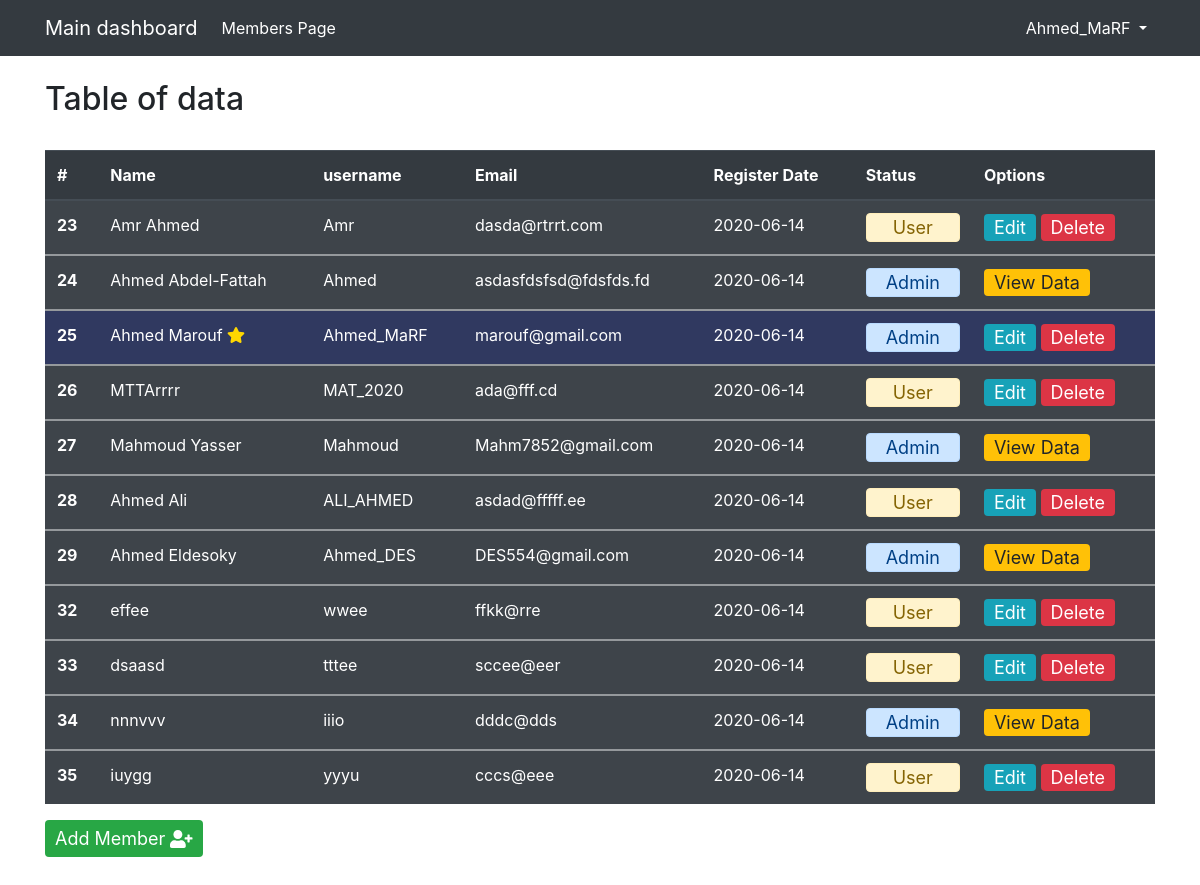
Page /members.php (signed in) on the committed database.
### tables this page shows
CREATE TABLE `hosters` (
  `ID` int(11) NOT NULL,
  `name` varchar(255) NOT NULL,
  `username` varchar(255) NOT NULL,
  `password` varchar(255) NOT NULL,
  `email` varchar(255) NOT NULL,
  `phone` int(11) NOT NULL,
  `date` date NOT NULL,
  `trust_status` tinyint(2) NOT NULL
);

### members.php (the view, shortened to what this page needs)
<?php
    if(isset($_SESSION['username'])) {
        include "init.php";
        if(!isset($_GET['do'])) {
            $do = "Manage";
        } else {
            $do = $_GET['do'];
        }
        echo "<div class='container'>";
        if($do == "Manage") {
            $stmt = $con->prepare("SELECT * FROM hosters");
            $stmt->execute();
            $rows = $stmt->fetchAll();
            echo "<br><h2>Table of data</h2><br>";
            echo "<div class='total_table'>";
            echo "<table class='table table-striped table-dark'>";
                echo "<thead>";
                    echo "<tr>";
                        echo "<th scope='col'>#</th>";
                        echo "<th scope='col'>Name</th>";
                        echo "<th scope='col'>username</th>";
                        echo "<th scope='col'>Email</th>";
                        echo "<th scope='col'>Register Date</th>";
                        echo "<th scope='col'>Status</th>";
                        echo "<th scope='col'>Options</th>";
                    echo "</tr>";
                echo "</thead>";
            foreach($rows as $row) {
                echo "<tbody>";
                    if ($_SESSION['ID'] == $row['ID']) {
                        echo "<tr style='background:#303960;'>";
                    } else {
                        echo "<tr>";
                    }
                        echo "<th scope='row'>" . $row['ID'] . "</th>";
                        if ($_SESSION['ID'] == $row['ID']) {
                            echo "<td>" . $row['name'] . " <i class='fas fa-star'></i></td>";
                        } else {
                            echo "<td>" . $row['name'] . "</td>";
                        }
                        echo "<td>" . $row['username'] . "</td>";
                        echo "<td>" . $row['email'] . "</td>";
                        echo "<td>" . $row['date'] . "</td>";
                        echo "<td>";
                            if($row['trust_status'] == 1) {
                                echo "<p class='status_para alert alert-primary'>Admin</p>";
                            } else {
                                echo "<p class='status_para alert alert-warning'>User</p>";
                            }
                        echo "</td>";
                        if(($_SESSION['username'] == $row['username']) || ($row['trust_status'] == 2)){
                            echo "<td>
                            <a href='?do=Edit&ID=" . $row['ID']  . "'> <button style='border:none; padding: 0 10px; font-size:18px;' class='btn btn-info'>Edit</button></a>
                            <a href='?do=Delete&ID=" . $row['ID']  . "'><button style='border:none; padding: 0 10px; font-size:18px;' class='btn btn-danger'>Delete</button></a>
                            </td>";
                        } else {
                            echo "<td>
                            <a href='?do=View&ID=" . $row['ID']  . "'> <button style='border:none; padding: 0 10px; font-size:18px;' class='btn btn-warning'>View Data</button></a>
                            </td>";
                        }
                            echo "</tr>";
                echo "</tbody>";
            }
            echo "</table>";
            echo "</div>";
            echo "<a href='?do=Add'><button style='border:none; padding: 5px 10px; font-size:18px; margin-bottom: 30px;' class='btn btn-success'>Add Member  <i class='fas fa-user-plus'></i></button></a>";
        } else if($do == "Add") { ?>
            <br><h2>Add Member</h2><br>
            <form  method="POST" action="?do=Insert">
                <div class="form-row">
                    <div class="form-group col-md-6">
                        <label>Name</label>
                        <input type="text" class="form-control" name="name_add" placeholder="Name" required>
                    </div>
                    <div class="form-group col-md-6">
                        <label>Password</label>
                        <input type="password" class="form-control" name="password_add" placeholder="Password" required>
                    </div>
                </div>
                <div class="form-row">
                    <div class="form-group col-md-6">
                        <label>Username</label>
                        <input type="text" class="form-control" name="username_add" placeholder="Userame" required>
                    </div>
                    <div class="form-group col-md-6">
                        <label>Email</label>
                        <input type="email" class="form-control" name="email_add" placeholder="Email" required>
                    </div>
                </div>
                <div class="form-row">
                    <div class="form-group col-md-6">
                        <label>Phone</label>
                        <input type="tel" class="form-control" name="phone_add" placeholder="Phone" required>
                    </div>
                    <div class="form-group col-md-6">
                        <label>Trust Status</label>
                        <select name="status_add" class="form-control" id="">
                            <option value="1">Admin</option>
                            <option value="2">User</option>
                        </select>
                    </div>
                </div>
                <button type="submit" class="btn btn-primary">Sign in</button>
            </form>
        <?php
        } else if($do == "Insert") {
            if( $_SERVER['REQUEST_METHOD'] == "POST") {
                $name_add       = $_POST['name_add'];
                $password_add   = $_POST['password_add'];
                $password_add_hased = password_hash($password_add, PASSWORD_DEFAULT);
                $username_add   = $_POST['username_add'];
                $email_add      = $_POST['email_add'];
                $phone_add      = $_POST['phone_add'];
                $status_add     = $_POST['status_add'];
                $stmt = $con->prepare("INSERT INTO hosters(name,username,password,email,phone,date,trust_status) VALUES(:nameInsert,:username,:passwordInsert,:emailInsert,:phoneInsert,now(),:trust_status)");
                $stmt->execute(array(
                    ":nameInsert"           => $name_add,
                    ":username"             => $username_add,
                    ":passwordInsert"       => $password_add_hased,
                    ":emailInsert"          => $email_add,
                    ":phoneInsert"          => $phone_add,
                    ":trust_status"         => $status_add
                ));
                echo "<br><br><h2 class='alert alert-success'>Success One Member added<h2>";
                timer(3,"?members.php");
            } else {
                header("location:index.php");
                exit();
            }
        } else if($do == "Edit") {
            if ( isset($_GET['ID']) && is_numeric($_GET['ID'])) {
            $ID_Edit = $_GET['ID'];
            $stmt = $con->prepare("SELECT * FROM hosters WHERE ID = ?");
            $stmt->execute( array($ID_Edit) );
            $row_edt = $stmt->fetch();
        ?>
            <br><h2>Edit the data of Member</h2><br>
            <form  method="POST" action="?do=Update">
                <div class="form-row">
                    <input type="text" value="<?php echo $row_edt['ID']?>" name="ID_edit" style="display:none;">
                    <div class="form-group col-md-6">
                        <label>Name</label>
                        <input type="text" class="form-control" name="name_edit"
                        value="<?php echo $row_edt['name']?>">
                    </div>
                    <div class="form-group col-md-6">
                        <label>Password</label>
                        <?php
                            if($_SESSION['ID'] != $row_edt['ID']){
                                echo "<input type='password' name='password_edit' class='form-control' readonly>";
                            } else {
                                echo "<input type='password' class='form-control' name='password_edit'>";
                            }
                        ?>
                    </div>
                </div>
                <div class="form-row">
                    <div class="form-group col-md-6">
                        <label>Username</label>
                        <input type="text" class="form-control" name="username_edit"
                        value="<?php echo $row_edt['username']?>">
                    </div>
                    <div class="form-group col-md-6">
                        <label>Email</label>
                        <input type="email" class="form-control" name="email_edit"
                        value="<?php echo $row_edt['email']?>">
                    </div>
                </div>
                <div class="form-row">
                    <div class="form-group col-md-6">
                        <label>Phone</label>
                        <input type="tel" class="form-control" name="phone_edit"
                        value="<?php echo $row_edt['phone']?>">
                    </div>
                    <div class="form-group col-md-6">
                        <label>Trust Status</label>
                        <select name="status_edit" class="form-control" id="">
                            <?php
                                if($row_edt['trust_status'] == 1) {
                                    echo "<option value='1' selected>Admin</option>";
                                    echo "<option value='2'>User</option>";
                                } else {
                                    echo "<option value='1'>Admin</option>";
                                    echo "<option value='2' selected>User</option>";
                                }
                            ?>
                        </select>
                    </div>
                </div>
                <button type="submit" class="btn btn-primary">Update</button>
            </form>
        <?php
            } else {
                header("location:index.php");
            }
        } else if($do == "Update") {
            if($_SERVER['REQUEST_METHOD'] == "POST") {
                $ID_update              = $_POST['ID_edit'];
                $name_update            = $_POST['name_edit'];
                $password_update        = $_POST['password_edit'];
                $password_update_hased  = password_hash($password_update,PASSWORD_DEFAULT);
                $username_update        = $_POST['username_edit'];
                $email_update           = $_POST['email_edit'];
                $phone_update           = $_POST['phone_edit'];
                $status_update          = $_POST['status_edit'];
                $stmt_pass = $con->prepare("SELECT password FROM hosters WHERE ID=?");
                $stmt_pass->execute(array($ID_update));
                $run_past_pass = $stmt_pass->fetch();
                $past_pass = $run_past_pass['password'];
                $stmt = $con->prepare("UPDATE hosters SET name=?,username=?,password=?,email=?,phone=?,trust_status=? WHERE ID = ?");
                    if( empty($password_update) ) {
                        $stmt->execute(array(
                            $name_update,
                            $username_update,
                            $past_pass,
                            $email_update,
                            $phone_update,
                            $status_update,
                            $ID_update
                        ));
                    } else {
                        $stmt->execute(array(
                            $name_update,
                            $username_update,
                            $password_update_hased,
                            $email_update,
                            $phone_update,
                            $status_update,
                            $ID_update
                        ));
                    }
                echo "<br><br><h2 class='alert alert-success'>One Record Updated</h2>";
                timer(3,"?members.php");
            } else {
                header("location:index.php");
            }
        } else if($do == "View") {
            if ( isset($_GET['ID']) && is_numeric($_GET['ID'])) {
            $ID_View = $_GET['ID'];
            $stmt = $con->prepare("SELECT * FROM hosters WHERE ID = ?");
            $stmt->execute( array($ID_View) );
            $row_view = $stmt->fetch();
        ?>
            <br><h2>View the data</h2><br>
            <form>
                <div class="form-row">
                    <input type="text" value="<?php echo $row_view['ID']?>" style="display:none;">
                    <div class="form-group col-md-6">
                        <label>Name</label>
                        <input type="text" class="form-control"
                        value="<?php echo $row_view['name']?>" readonly>
                    </div>
                    <div class="form-group col-md-6">
                        <label>Password</label>
                        <input type="password" class="form-control" readonly>
                    </div>
                </div>
                <div class="form-row">
                    <div class="form-group col-md-6">
                        <label>Username</label>
                        <input type="text" class="form-control"
                        value="<?php echo $row_view['username']?>" readonly>
                    </div>
                    <div class="form-group col-md-6">
                        <label>Email</label>
                        <input type="email" class="form-control"
                        value="<?php echo $row_view['email']?>" readonly>
                    </div>
                </div>
                <div class="form-row">
                    <div class="form-group col-md-6">
                        <label>Phone</label>
                        <input type="tel" class="form-control"
                        value="<?php echo $row_view['phone']?>" readonly>
                    </div>
                    <div class="form-group col-md-6">
                        <label>Trust Status</label>
                            <?php
                                if($row_view['trust_status'] == 1) {
                                    echo "<input type='text' class='form-control'
                                        value='Admin' readonly>";
                                } else {
                                    echo "<input type='text' class='form-control'
                                        value='User' readonly>";
                                }
                            ?>
                    </div>
                </div>
                <a href="?do=Manage"><button type="submit" class="btn btn-primary">Members Page</button></a>
            </form>
        <?php
            } else {
                header("location:index.php");
            }
        } else if($do == "Delete") {
            if(isset($_GET['ID']) && is_numeric($_GET['ID'])) {
                $del_member = $_GET['ID'];
                if( $_SESSION['ID'] == $del_member ) {
                    $stmt = $con->prepare("DELETE FROM hosters WHERE ID = :del_member");
                    $stmt->bindParam(":del_member" , $del_member);
                    $stmt->execute();
                    echo "<br><br><h2 class='alert alert-secondary'>One Record Deleted</h2>";
                    echo "<p class='alert alert-info'>Thank You For Your Time With US</p>";
                    timer(3,"logout.php");
                } else {
                    $stmt = $con->prepare("DELETE FROM hosters WHERE ID = :del_member");
                    $stmt->bindParam(":del_member" , $del_member);
                    $stmt->execute();
                    echo "<br><br><h2 class='alert alert-secondary'>One Record Deleted</h2>";
                    timer(3,"?members.php");
                }
            } else {
                header("location:index.php");
            }
        }
    ?>
<?php
    echo "</div>";
    } else {
        header("Location:index.php");
        exit();
    }

### layout/CSS/all.css (style rules this page uses)
.fa-star:before { content: "\f005"; }
.fa-user-plus:before { content: "\f234"; }

### layout/CSS/main.css (style rules this page uses)
.fa-star { color:gold; }
table tbody tr td .status_para { padding:0px 10px; margin:0; font-size:18px; text-align:center; }

### rows in the picture
hosters: ID "23", name "Amr Ahmed", username "Amr", email "dasda@rtrrt.com", date "2020-06-14", trust_status "User"
hosters: ID "24", name "Ahmed Abdel-Fattah", username "Ahmed", email "asdasfdsfsd@fdsfds.fd", date "2020-06-14", trust_status "Admin"
hosters: ID "25", name "Ahmed Marouf", username "Ahmed_MaRF", email "marouf@gmail.com", date "2020-06-14", trust_status "Admin"
hosters: ID "26", name "MTTArrrr", username "MAT_2020", email "ada@fff.cd", date "2020-06-14", trust_status "User"
hosters: ID "27", name "Mahmoud Yasser", username "Mahmoud", email "Mahm7852@gmail.com", date "2020-06-14", trust_status "Admin"
hosters: ID "28", name "Ahmed Ali", username "ALI_AHMED", email "asdad@fffff.ee", date "2020-06-14", trust_status "User"
hosters: ID "29", name "Ahmed Eldesoky", username "Ahmed_DES", email "DES554@gmail.com", date "2020-06-14", trust_status "Admin"
hosters: ID "32", name "effee", username "wwee", email "ffkk@rre", date "2020-06-14", trust_status "User"
hosters: ID "33", name "dsaasd", username "tttee", email "sccee@eer", date "2020-06-14", trust_status "User"
hosters: ID "34", name "nnnvvv", username "iiio", email "dddc@dds", date "2020-06-14", trust_status "Admin"
hosters: ID "35", name "iuygg", username "yyyu", email "cccs@eee", date "2020-06-14", trust_status "User"

### other values in the picture
$_SESSION['username'] "Ahmed_MaRF"
